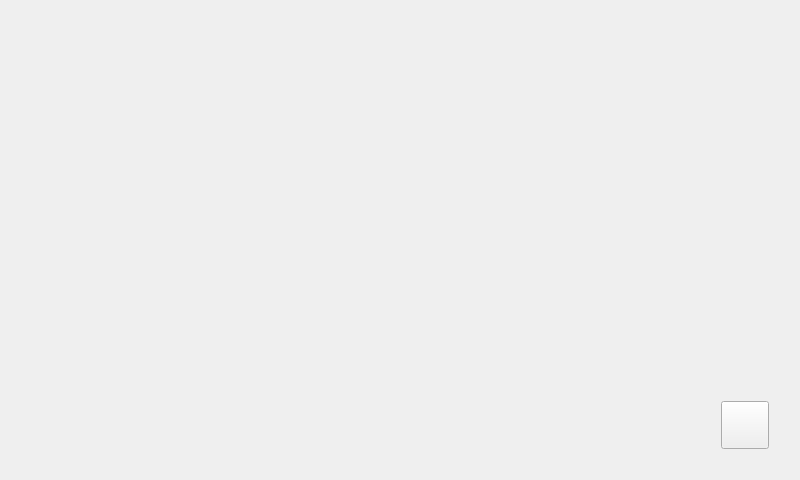
<?xml version="1.0" encoding="UTF-8"?>
<ui version="4.0">
 <class>Widget</class>
 <widget class="QWidget" name="Widget">
  <property name="geometry">
   <rect>
    <x>0</x>
    <y>0</y>
    <width>800</width>
    <height>480</height>
   </rect>
  </property>
  <property name="windowTitle">
   <string>Widget</string>
  </property>
  <layout class="QVBoxLayout" name="verticalLayout">
   <item>
    <spacer name="verticalSpacer">
     <property name="orientation">
      <enum>Qt::Vertical</enum>
     </property>
     <property name="sizeHint" stdset="0">
      <size>
       <width>20</width>
       <height>374</height>
      </size>
     </property>
    </spacer>
   </item>
   <item>
    <layout class="QHBoxLayout" name="horizontalLayout">
     <item>
      <spacer name="horizontalSpacer">
       <property name="orientation">
        <enum>Qt::Horizontal</enum>
       </property>
       <property name="sizeHint" stdset="0">
        <size>
         <width>40</width>
         <height>20</height>
        </size>
       </property>
      </spacer>
     </item>
     <item>
      <widget class="QPushButton" name="pushButton">
       <property name="minimumSize">
        <size>
         <width>48</width>
         <height>48</height>
        </size>
       </property>
       <property name="maximumSize">
        <size>
         <width>48</width>
         <height>48</height>
        </size>
       </property>
       <property name="styleSheet">
        <string notr="true">QPushButton
{
		border-image:url(:/icon/pen-tool.png);
}

QPushButton:pressed
{
		
		border-image:url(:/icon/pen_press.png);

}</string>
       </property>
       <property name="text">
        <string/>
       </property>
      </widget>
     </item>
     <item>
      <spacer name="horizontalSpacer_2">
       <property name="orientation">
        <enum>Qt::Horizontal</enum>
       </property>
       <property name="sizeType">
        <enum>QSizePolicy::Fixed</enum>
       </property>
       <property name="sizeHint" stdset="0">
        <size>
         <width>20</width>
         <height>20</height>
        </size>
       </property>
      </spacer>
     </item>
    </layout>
   </item>
   <item>
    <spacer name="verticalSpacer_2">
     <property name="orientation">
      <enum>Qt::Vertical</enum>
     </property>
     <property name="sizeType">
      <enum>QSizePolicy::Fixed</enum>
     </property>
     <property name="sizeHint" stdset="0">
      <size>
       <width>20</width>
       <height>20</height>
      </size>
     </property>
    </spacer>
   </item>
  </layout>
 </widget>
 <resources/>
 <connections/>
</ui>
